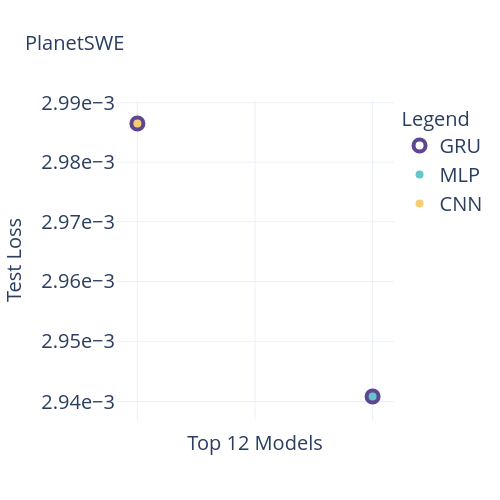
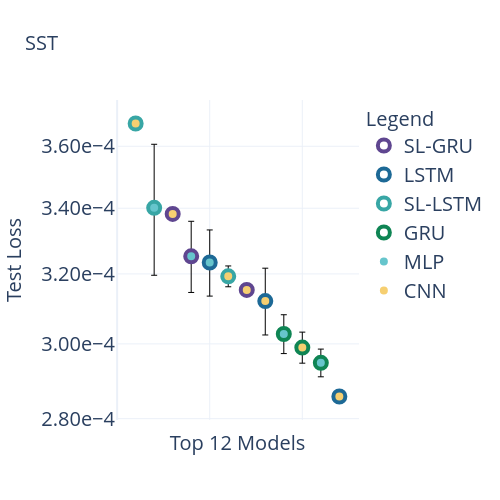
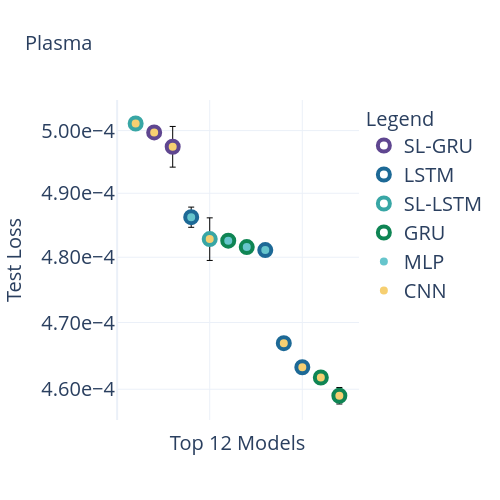

Source (notebook cell) for these figures, in order:
### Code cell
# Limit the encoders plotted
encoders = ['vanilla_transformer', 'sindy_attention_transformer', 'sindy_attention_transformer_rollout', 'sindy_attention_sindy_loss_transformer', 'sindy_attention_sindy_loss_transformer_rollout']
encoders = None

f = Figlet(font='ogre')
for dataset in ['planetswe', 'sst', 'plasma']:
    print(f.renderText(dataset))
    plots.plot_model_results_scatter(results, dataset, top_n=12, save=False, fname=f"{dataset}_best_scatter", title_fontsize=20, axes_fontsize=20, legend_fontsize=20, reverse=False, encoders=encoders)

### Figure 1 — Plotly figure (JSON) as saved in the notebook; plotly's stock layout.template omitted (floating-point values rounded to 4 significant figures)
{"data": [{"marker": {"color": "white", "line": {"color": "#5F4690", "width": 4}, "size": 12}, "mode": "markers", "name": "GRU", "showlegend": true, "type": "scatter", "x": [null], "y": [null]}, {"marker": {"color": "#66C5CC", "line": {"color": "white", "width": 4}, "size": 12}, "mode": "markers", "name": "MLP", "showlegend": true, "type": "scatter", "x": [null], "y": [null]}, {"marker": {"color": "#F6CF71", "line": {"color": "white", "width": 4}, "size": 12}, "mode": "markers", "name": "CNN", "showlegend": true, "type": "scatter", "x": [null], "y": [null]}, {"error_y": {"array": [0], "color": "black", "thickness": 1, "type": "data", "visible": true, "width": 3}, "hovertemplate": "Encoder: gru (x1)<br>Decoder: cnn (x1)<br>LR: 1.70e-03<br>Mean Test Loss: 2.99e-03<br>Std Test Loss: 0.00e+00<br>Seeds: 1<br><extra></extra>", "marker": {"color": "#F6CF71", "line": {"color": "#5F4690", "width": 4}, "size": 12}, "mode": "markers", "name": "gru-cnn", "showlegend": false, "type": "scatter", "x": [1], "y": [0.002987]}, {"error_y": {"array": [0], "color": "black", "thickness": 1, "type": "data", "visible": true, "width": 3}, "hovertemplate": "Encoder: gru (x1)<br>Decoder: mlp (x1)<br>LR: 2.99e-03<br>Mean Test Loss: 2.94e-03<br>Std Test Loss: 0.00e+00<br>Seeds: 1<br><extra></extra>", "marker": {"color": "#66C5CC", "line": {"color": "#5F4690", "width": 4}, "size": 12}, "mode": "markers", "name": "gru-mlp", "showlegend": false, "type": "scatter", "x": [2], "y": [0.002941]}], "layout": {"height": 500, "hovermode": "closest", "legend": {"font": {"size": 20}, "title": {"font": {"size": 20}, "text": "Legend"}}, "showlegend": true, "title": {"font": {"size": 20}, "text": "PlanetSWE"}, "width": 500, "xaxis": {"showticklabels": false, "tickfont": {"size": 20}, "title": {"font": {"size": 20}, "text": "Top 12 Models"}}, "yaxis": {"exponentformat": "E", "nticks": 5, "tickfont": {"size": 20}, "tickformat": "1.2e", "title": {"font": {"size": 20}, "text": "Test Loss"}, "type": "log"}}}

### Figure 2 — Plotly figure (JSON) as saved in the notebook; plotly's stock layout.template omitted (floating-point values rounded to 4 significant figures)
{"data": [{"marker": {"color": "white", "line": {"color": "#5F4690", "width": 4}, "size": 12}, "mode": "markers", "name": "SL-GRU", "showlegend": true, "type": "scatter", "x": [null], "y": [null]}, {"marker": {"color": "white", "line": {"color": "#1D6996", "width": 4}, "size": 12}, "mode": "markers", "name": "LSTM", "showlegend": true, "type": "scatter", "x": [null], "y": [null]}, {"marker": {"color": "white", "line": {"color": "#38A6A5", "width": 4}, "size": 12}, "mode": "markers", "name": "SL-LSTM", "showlegend": true, "type": "scatter", "x": [null], "y": [null]}, {"marker": {"color": "white", "line": {"color": "#0F8554", "width": 4}, "size": 12}, "mode": "markers", "name": "GRU", "showlegend": true, "type": "scatter", "x": [null], "y": [null]}, {"marker": {"color": "#66C5CC", "line": {"color": "white", "width": 4}, "size": 12}, "mode": "markers", "name": "MLP", "showlegend": true, "type": "scatter", "x": [null], "y": [null]}, {"marker": {"color": "#F6CF71", "line": {"color": "white", "width": 4}, "size": 12}, "mode": "markers", "name": "CNN", "showlegend": true, "type": "scatter", "x": [null], "y": [null]}, {"error_y": {"array": [0], "color": "black", "thickness": 1, "type": "data", "visible": true, "width": 3}, "hovertemplate": "Encoder: sindy_loss_lstm (x2)<br>Decoder: cnn (x1)<br>LR: 2.55e-02<br>Mean Test Loss: 3.68e-04<br>Std Test Loss: 0.00e+00<br>Seeds: 1<br><extra></extra>", "marker": {"color": "#F6CF71", "line": {"color": "#38A6A5", "width": 4}, "size": 12}, "mode": "markers", "name": "sindy_loss_lstm-cnn", "showlegend": false, "type": "scatter", "x": [1], "y": [0.0003676]}, {"error_y": {"array": [2.053e-05], "color": "black", "thickness": 1, "type": "data", "visible": true, "width": 3}, "hovertemplate": "Encoder: sindy_loss_lstm (x3)<br>Decoder: mlp (x1)<br>LR: 3.49e-02<br>Mean Test Loss: 3.40e-04<br>Std Test Loss: 2.05e-05<br>Seeds: 2<br><extra></extra>", "marker": {"color": "#66C5CC", "line": {"color": "#38A6A5", "width": 4}, "size": 12}, "mode": "markers", "name": "sindy_loss_lstm-mlp", "showlegend": false, "type": "scatter", "x": [2], "y": [0.0003401]}, {"error_y": {"array": [0], "color": "black", "thickness": 1, "type": "data", "visible": true, "width": 3}, "hovertemplate": "Encoder: sindy_loss_gru (x3)<br>Decoder: cnn (x1)<br>LR: 1.96e-02<br>Mean Test Loss: 3.38e-04<br>Std Test Loss: 0.00e+00<br>Seeds: 1<br><extra></extra>", "marker": {"color": "#F6CF71", "line": {"color": "#5F4690", "width": 4}, "size": 12}, "mode": "markers", "name": "sindy_loss_gru-cnn", "showlegend": false, "type": "scatter", "x": [3], "y": [0.0003382]}, {"error_y": {"array": [1.067e-05], "color": "black", "thickness": 1, "type": "data", "visible": true, "width": 3}, "hovertemplate": "Encoder: sindy_loss_gru (x2)<br>Decoder: mlp (x1)<br>LR: 4.16e-02<br>Mean Test Loss: 3.25e-04<br>Std Test Loss: 1.07e-05<br>Seeds: 3<br><extra></extra>", "marker": {"color": "#66C5CC", "line": {"color": "#5F4690", "width": 4}, "size": 12}, "mode": "markers", "name": "sindy_loss_gru-mlp", "showlegend": false, "type": "scatter", "x": [4], "y": [0.0003253]}, {"error_y": {"array": [9.865e-06], "color": "black", "thickness": 1, "type": "data", "visible": true, "width": 3}, "hovertemplate": "Encoder: lstm (x2)<br>Decoder: mlp (x1)<br>LR: 3.25e-02<br>Mean Test Loss: 3.23e-04<br>Std Test Loss: 9.87e-06<br>Seeds: 3<br><extra></extra>", "marker": {"color": "#66C5CC", "line": {"color": "#1D6996", "width": 4}, "size": 12}, "mode": "markers", "name": "lstm-mlp", "showlegend": false, "type": "scatter", "x": [5], "y": [0.0003234]}, {"error_y": {"array": [3.069e-06], "color": "black", "thickness": 1, "type": "data", "visible": true, "width": 3}, "hovertemplate": "Encoder: sindy_loss_lstm (x3)<br>Decoder: cnn (x1)<br>LR: 5.03e-02<br>Mean Test Loss: 3.19e-04<br>Std Test Loss: 3.07e-06<br>Seeds: 2<br><extra></extra>", "marker": {"color": "#F6CF71", "line": {"color": "#38A6A5", "width": 4}, "size": 12}, "mode": "markers", "name": "sindy_loss_lstm-cnn", "showlegend": false, "type": "scatter", "x": [6], "y": [0.0003193]}, {"error_y": {"array": [6.683e-07], "color": "black", "thickness": 1, "type": "data", "visible": true, "width": 3}, "hovertemplate": "Encoder: sindy_loss_gru (x2)<br>Decoder: cnn (x1)<br>LR: 3.09e-02<br>Mean Test Loss: 3.15e-04<br>Std Test Loss: 6.68e-07<br>Seeds: 2<br><extra></extra>", "marker": {"color": "#F6CF71", "line": {"color": "#5F4690", "width": 4}, "size": 12}, "mode": "markers", "name": "sindy_loss_gru-cnn", "showlegend": false, "type": "scatter", "x": [7], "y": [0.0003153]}, {"error_y": {"array": [9.609e-06], "color": "black", "thickness": 1, "type": "data", "visible": true, "width": 3}, "hovertemplate": "Encoder: lstm (x3)<br>Decoder: cnn (x1)<br>LR: 3.57e-02<br>Mean Test Loss: 3.12e-04<br>Std Test Loss: 9.61e-06<br>Seeds: 2<br><extra></extra>", "marker": {"color": "#F6CF71", "line": {"color": "#1D6996", "width": 4}, "size": 12}, "mode": "markers", "name": "lstm-cnn", "showlegend": false, "type": "scatter", "x": [8], "y": [0.0003121]}, {"error_y": {"array": [5.424e-06], "color": "black", "thickness": 1, "type": "data", "visible": true, "width": 3}, "hovertemplate": "Encoder: gru (x2)<br>Decoder: mlp (x1)<br>LR: 5.20e-02<br>Mean Test Loss: 3.03e-04<br>Std Test Loss: 5.42e-06<br>Seeds: 2<br><extra></extra>", "marker": {"color": "#66C5CC", "line": {"color": "#0F8554", "width": 4}, "size": 12}, "mode": "markers", "name": "gru-mlp", "showlegend": false, "type": "scatter", "x": [9], "y": [0.0003028]}, {"error_y": {"array": [4.28e-06], "color": "black", "thickness": 1, "type": "data", "visible": true, "width": 3}, "hovertemplate": "Encoder: gru (x3)<br>Decoder: cnn (x1)<br>LR: 4.61e-02<br>Mean Test Loss: 2.99e-04<br>Std Test Loss: 4.28e-06<br>Seeds: 4<br><extra></extra>", "marker": {"color": "#F6CF71", "line": {"color": "#0F8554", "width": 4}, "size": 12}, "mode": "markers", "name": "gru-cnn", "showlegend": false, "type": "scatter", "x": [10], "y": [0.000299]}, {"error_y": {"array": [3.767e-06], "color": "black", "thickness": 1, "type": "data", "visible": true, "width": 3}, "hovertemplate": "Encoder: gru (x3)<br>Decoder: mlp (x1)<br>LR: 3.37e-02<br>Mean Test Loss: 2.95e-04<br>Std Test Loss: 3.77e-06<br>Seeds: 2<br><extra></extra>", "marker": {"color": "#66C5CC", "line": {"color": "#0F8554", "width": 4}, "size": 12}, "mode": "markers", "name": "gru-mlp", "showlegend": false, "type": "scatter", "x": [11], "y": [0.0002948]}, {"error_y": {"array": [0], "color": "black", "thickness": 1, "type": "data", "visible": true, "width": 3}, "hovertemplate": "Encoder: lstm (x2)<br>Decoder: cnn (x1)<br>LR: 6.85e-02<br>Mean Test Loss: 2.86e-04<br>Std Test Loss: 0.00e+00<br>Seeds: 1<br><extra></extra>", "marker": {"color": "#F6CF71", "line": {"color": "#1D6996", "width": 4}, "size": 12}, "mode": "markers", "name": "lstm-cnn", "showlegend": false, "type": "scatter", "x": [12], "y": [0.0002858]}], "layout": {"height": 500, "hovermode": "closest", "legend": {"font": {"size": 20}, "title": {"font": {"size": 20}, "text": "Legend"}}, "showlegend": true, "title": {"font": {"size": 20}, "text": "SST"}, "width": 500, "xaxis": {"showticklabels": false, "tickfont": {"size": 20}, "title": {"font": {"size": 20}, "text": "Top 12 Models"}}, "yaxis": {"exponentformat": "E", "nticks": 5, "tickfont": {"size": 20}, "tickformat": "1.2e", "title": {"font": {"size": 20}, "text": "Test Loss"}, "type": "log"}}}

### Figure 3 — Plotly figure (JSON) as saved in the notebook; plotly's stock layout.template omitted (floating-point values rounded to 4 significant figures)
{"data": [{"marker": {"color": "white", "line": {"color": "#5F4690", "width": 4}, "size": 12}, "mode": "markers", "name": "SL-GRU", "showlegend": true, "type": "scatter", "x": [null], "y": [null]}, {"marker": {"color": "white", "line": {"color": "#1D6996", "width": 4}, "size": 12}, "mode": "markers", "name": "LSTM", "showlegend": true, "type": "scatter", "x": [null], "y": [null]}, {"marker": {"color": "white", "line": {"color": "#38A6A5", "width": 4}, "size": 12}, "mode": "markers", "name": "SL-LSTM", "showlegend": true, "type": "scatter", "x": [null], "y": [null]}, {"marker": {"color": "white", "line": {"color": "#0F8554", "width": 4}, "size": 12}, "mode": "markers", "name": "GRU", "showlegend": true, "type": "scatter", "x": [null], "y": [null]}, {"marker": {"color": "#66C5CC", "line": {"color": "white", "width": 4}, "size": 12}, "mode": "markers", "name": "MLP", "showlegend": true, "type": "scatter", "x": [null], "y": [null]}, {"marker": {"color": "#F6CF71", "line": {"color": "white", "width": 4}, "size": 12}, "mode": "markers", "name": "CNN", "showlegend": true, "type": "scatter", "x": [null], "y": [null]}, {"error_y": {"array": [0], "color": "black", "thickness": 1, "type": "data", "visible": true, "width": 3}, "hovertemplate": "Encoder: sindy_loss_lstm (x1)<br>Decoder: cnn (x1)<br>LR: 9.38e-03<br>Mean Test Loss: 5.01e-04<br>Std Test Loss: 0.00e+00<br>Seeds: 1<br><extra></extra>", "marker": {"color": "#F6CF71", "line": {"color": "#38A6A5", "width": 4}, "size": 12}, "mode": "markers", "name": "sindy_loss_lstm-cnn", "showlegend": false, "type": "scatter", "x": [1], "y": [0.0005011]}, {"error_y": {"array": [0], "color": "black", "thickness": 1, "type": "data", "visible": true, "width": 3}, "hovertemplate": "Encoder: sindy_loss_gru (x3)<br>Decoder: cnn (x1)<br>LR: 1.08e-02<br>Mean Test Loss: 5.00e-04<br>Std Test Loss: 0.00e+00<br>Seeds: 1<br><extra></extra>", "marker": {"color": "#F6CF71", "line": {"color": "#5F4690", "width": 4}, "size": 12}, "mode": "markers", "name": "sindy_loss_gru-cnn", "showlegend": false, "type": "scatter", "x": [2], "y": [0.0004997]}, {"error_y": {"array": [3.263e-06], "color": "black", "thickness": 1, "type": "data", "visible": true, "width": 3}, "hovertemplate": "Encoder: sindy_loss_gru (x2)<br>Decoder: cnn (x1)<br>LR: 1.37e-02<br>Mean Test Loss: 4.97e-04<br>Std Test Loss: 3.26e-06<br>Seeds: 2<br><extra></extra>", "marker": {"color": "#F6CF71", "line": {"color": "#5F4690", "width": 4}, "size": 12}, "mode": "markers", "name": "sindy_loss_gru-cnn", "showlegend": false, "type": "scatter", "x": [3], "y": [0.0004974]}, {"error_y": {"array": [1.584e-06], "color": "black", "thickness": 1, "type": "data", "visible": true, "width": 3}, "hovertemplate": "Encoder: lstm (x1)<br>Decoder: mlp (x1)<br>LR: 8.84e-03<br>Mean Test Loss: 4.86e-04<br>Std Test Loss: 1.58e-06<br>Seeds: 2<br><extra></extra>", "marker": {"color": "#66C5CC", "line": {"color": "#1D6996", "width": 4}, "size": 12}, "mode": "markers", "name": "lstm-mlp", "showlegend": false, "type": "scatter", "x": [4], "y": [0.0004862]}, {"error_y": {"array": [3.315e-06], "color": "black", "thickness": 1, "type": "data", "visible": true, "width": 3}, "hovertemplate": "Encoder: sindy_loss_lstm (x2)<br>Decoder: cnn (x1)<br>LR: 5.74e-03<br>Mean Test Loss: 4.83e-04<br>Std Test Loss: 3.31e-06<br>Seeds: 2<br><extra></extra>", "marker": {"color": "#F6CF71", "line": {"color": "#38A6A5", "width": 4}, "size": 12}, "mode": "markers", "name": "sindy_loss_lstm-cnn", "showlegend": false, "type": "scatter", "x": [5], "y": [0.0004828]}, {"error_y": {"array": [0], "color": "black", "thickness": 1, "type": "data", "visible": true, "width": 3}, "hovertemplate": "Encoder: gru (x2)<br>Decoder: mlp (x1)<br>LR: 1.46e-02<br>Mean Test Loss: 4.83e-04<br>Std Test Loss: 0.00e+00<br>Seeds: 1<br><extra></extra>", "marker": {"color": "#66C5CC", "line": {"color": "#0F8554", "width": 4}, "size": 12}, "mode": "markers", "name": "gru-mlp", "showlegend": false, "type": "scatter", "x": [6], "y": [0.0004826]}, {"error_y": {"array": [9.031e-07], "color": "black", "thickness": 1, "type": "data", "visible": true, "width": 3}, "hovertemplate": "Encoder: gru (x3)<br>Decoder: mlp (x1)<br>LR: 1.57e-02<br>Mean Test Loss: 4.82e-04<br>Std Test Loss: 9.03e-07<br>Seeds: 2<br><extra></extra>", "marker": {"color": "#66C5CC", "line": {"color": "#0F8554", "width": 4}, "size": 12}, "mode": "markers", "name": "gru-mlp", "showlegend": false, "type": "scatter", "x": [7], "y": [0.0004816]}, {"error_y": {"array": [0], "color": "black", "thickness": 1, "type": "data", "visible": true, "width": 3}, "hovertemplate": "Encoder: lstm (x2)<br>Decoder: mlp (x1)<br>LR: 1.76e-02<br>Mean Test Loss: 4.81e-04<br>Std Test Loss: 0.00e+00<br>Seeds: 1<br><extra></extra>", "marker": {"color": "#66C5CC", "line": {"color": "#1D6996", "width": 4}, "size": 12}, "mode": "markers", "name": "lstm-mlp", "showlegend": false, "type": "scatter", "x": [8], "y": [0.0004811]}, {"error_y": {"array": [0], "color": "black", "thickness": 1, "type": "data", "visible": true, "width": 3}, "hovertemplate": "Encoder: lstm (x1)<br>Decoder: cnn (x1)<br>LR: 1.22e-02<br>Mean Test Loss: 4.67e-04<br>Std Test Loss: 0.00e+00<br>Seeds: 1<br><extra></extra>", "marker": {"color": "#F6CF71", "line": {"color": "#1D6996", "width": 4}, "size": 12}, "mode": "markers", "name": "lstm-cnn", "showlegend": false, "type": "scatter", "x": [9], "y": [0.0004669]}, {"error_y": {"array": [7.786e-07], "color": "black", "thickness": 1, "type": "data", "visible": true, "width": 3}, "hovertemplate": "Encoder: lstm (x2)<br>Decoder: cnn (x1)<br>LR: 8.99e-03<br>Mean Test Loss: 4.63e-04<br>Std Test Loss: 7.79e-07<br>Seeds: 2<br><extra></extra>", "marker": {"color": "#F6CF71", "line": {"color": "#1D6996", "width": 4}, "size": 12}, "mode": "markers", "name": "lstm-cnn", "showlegend": false, "type": "scatter", "x": [10], "y": [0.0004633]}, {"error_y": {"array": [0], "color": "black", "thickness": 1, "type": "data", "visible": true, "width": 3}, "hovertemplate": "Encoder: gru (x2)<br>Decoder: cnn (x1)<br>LR: 1.42e-02<br>Mean Test Loss: 4.62e-04<br>Std Test Loss: 0.00e+00<br>Seeds: 1<br><extra></extra>", "marker": {"color": "#F6CF71", "line": {"color": "#0F8554", "width": 4}, "size": 12}, "mode": "markers", "name": "gru-cnn", "showlegend": false, "type": "scatter", "x": [11], "y": [0.0004617]}, {"error_y": {"array": [1.222e-06], "color": "black", "thickness": 1, "type": "data", "visible": true, "width": 3}, "hovertemplate": "Encoder: gru (x3)<br>Decoder: cnn (x1)<br>LR: 1.25e-02<br>Mean Test Loss: 4.59e-04<br>Std Test Loss: 1.22e-06<br>Seeds: 2<br><extra></extra>", "marker": {"color": "#F6CF71", "line": {"color": "#0F8554", "width": 4}, "size": 12}, "mode": "markers", "name": "gru-cnn", "showlegend": false, "type": "scatter", "x": [12], "y": [0.000459]}], "layout": {"height": 500, "hovermode": "closest", "legend": {"font": {"size": 20}, "title": {"font": {"size": 20}, "text": "Legend"}}, "showlegend": true, "title": {"font": {"size": 20}, "text": "Plasma"}, "width": 500, "xaxis": {"showticklabels": false, "tickfont": {"size": 20}, "title": {"font": {"size": 20}, "text": "Top 12 Models"}}, "yaxis": {"exponentformat": "E", "nticks": 5, "tickfont": {"size": 20}, "tickformat": "1.2e", "title": {"font": {"size": 20}, "text": "Test Loss"}, "type": "log"}}}
